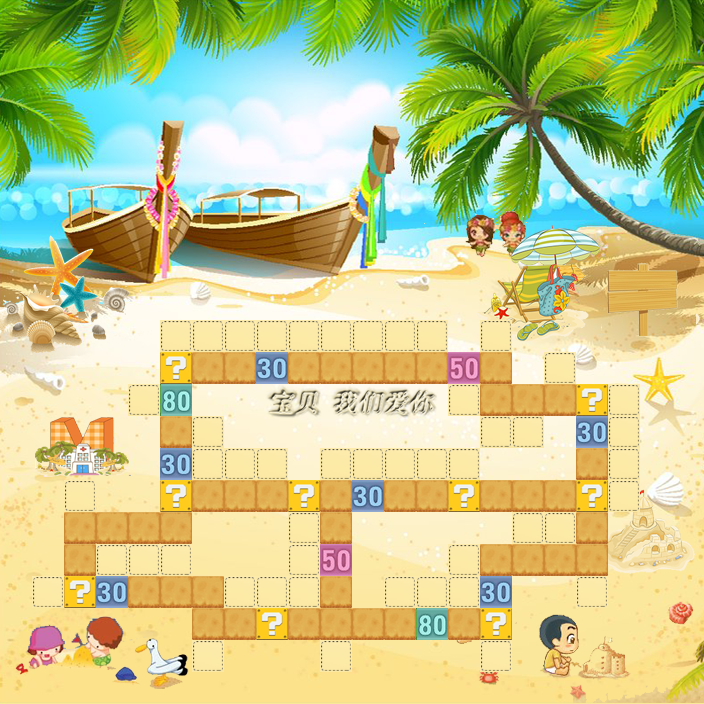

Below is a game level as drawn by its tile map, then a one-line description and the .tmx that defines it (tile-layer data replaced by summaries):
An orthogonal 22x22 tile map with 32x32 px tiles, 3 tile layers (ground, way, land).

<map version="1.0" orientation="orthogonal" renderorder="right-down" width="22" height="22" tilewidth="32" tileheight="32">
 <tileset firstgid="1" name="beach" tilewidth="32" tileheight="32">
  <image source="beach.png" width="704" height="736" />
 </tileset>
 <layer name="ground" width="22" height="22">
  <data>[484 cells, 484 non-empty, 484 distinct tile ids]</data>
 </layer>
 <layer name="way" width="22" height="22">
  <data>[484 cells, 63 non-empty, 5 distinct tile ids]</data>
 </layer>
 <layer name="land" width="22" height="22">
  <data>[484 cells, 48 non-empty, 1 distinct tile ids]</data>
 </layer>
</map>